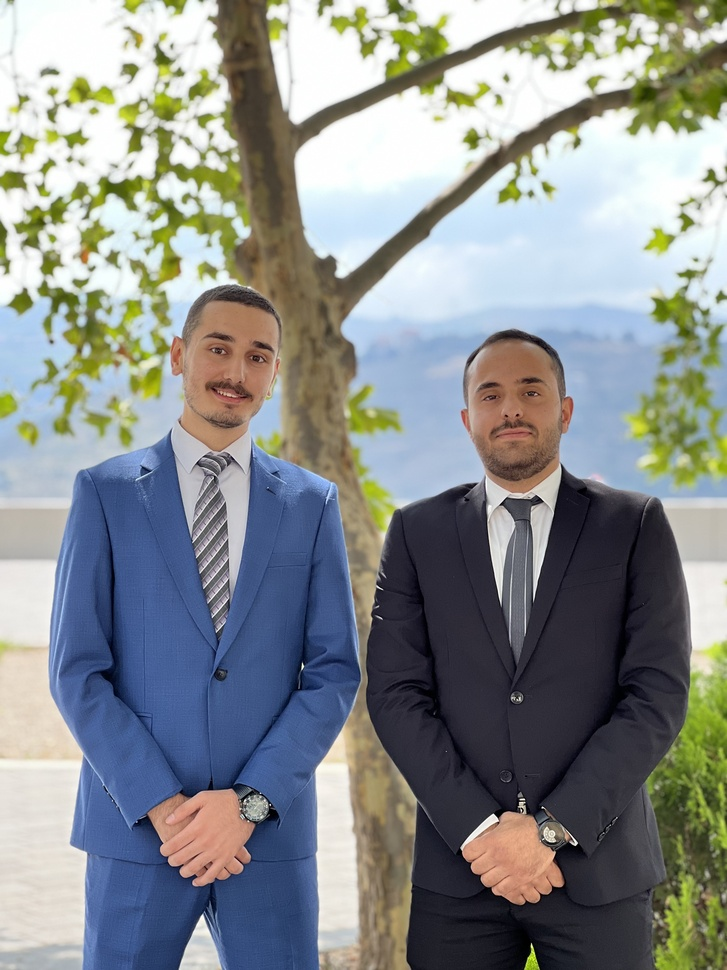
#> input picture OpenCv/Cats/wael1.jpg, 727 x 970 px, shrunk from 3024 x 4032 before the run, given in place of 3.jpg, which was not available
$ python 'edges and face detection.py'
#> lines starting #> are read from the running program, lines starting #| are printed output that depends on the picture; after the words box and inside, x2 and y2 are one past the last pixel; in counts of white or black regions, pixels touching at a corner belong together; pictures that were not available may be replaced by others from this repository, and a replacement may not be noted
import cv2 as cv
import numpy as np
import matplotlib.pyplot as plt

def main():
    img = cv.imread('OpenCv/Cats/3.jpg')
#> img is the input picture: shape (970, 727, 3); mean B, G, R 141.4, 141.5, 137
    img = cv.resize(img, (400, 600))
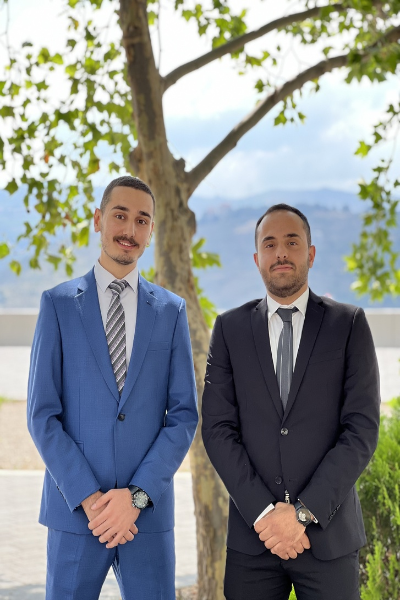
#> img: shape (600, 400, 3); mean B, G, R 141.3, 141.4, 136.9
    gray = cv.cvtColor(img, cv.COLOR_BGR2GRAY)
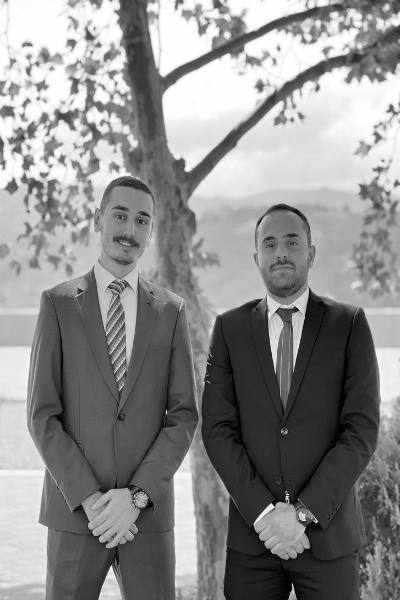
#> gray: shape (600, 400); min 0, max 255, mean 140
    #laplace edge detection:
    laplace = cv.Laplacian(gray, cv.CV_64F)
    laplace = np.uint8(np.absolute(laplace))        #image specific data type
    # cv.imshow("Lap", laplace)

    #sobel      Most advanced edge detection
    sobelx = cv.Sobel(gray, cv.CV_64F, 1, 0)
    sobely = cv.Sobel(gray, cv.CV_64F, 0, 1)
    # cv.imshow('Sobelx', sobelx)
    # cv.imshow('SObely', sobely)
    sobel = cv.bitwise_or(sobelx, sobely)
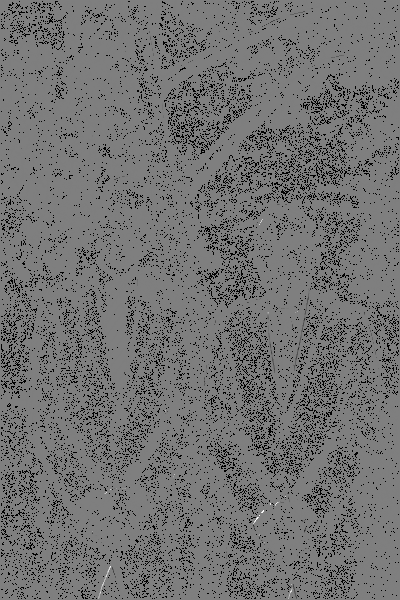
#> sobel: shape (600, 400) float64; 10.28% of the values are NaN or infinite; the others: min -130432, max 130944, mean -111.7; drawn with min black, max white, NaN and infinite black
    # cv.imshow('Sobel', sobel)

    #canny
    canny = cv.Canny(gray, 150, 175)
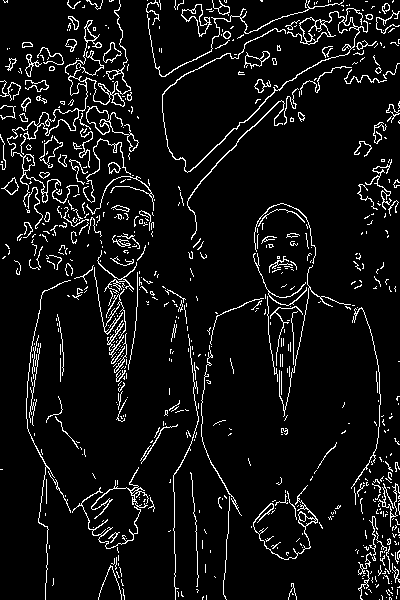
#> canny: shape (600, 400); 7% white in thin lines or dots
    # cv.imshow('Canny', canny)

    #Face Detection:::
    wael = cv.imread('OpenCv/Cats/wael.jpg')
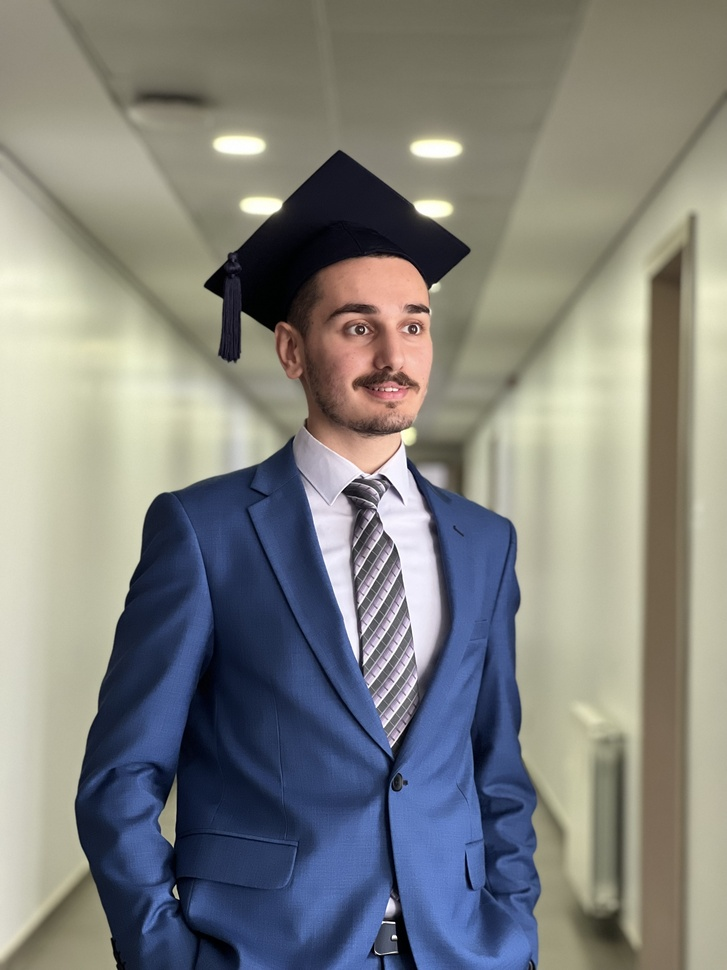
#> input picture OpenCv/Cats/wael.jpg, 727 x 970 px, shrunk from 3024 x 4032 before the run, found by its file name
#> wael is the input picture: shape (970, 727, 3); mean B, G, R 126.6, 130.1, 129.2
    wael = cv.resize(wael, (300, 400))
#> wael: shape (400, 300, 3)
    # cv.imshow('Wael', wael)
    haar = cv.CascadeClassifier('haarLike.xml')
    face_rect = haar.detectMultiScale(wael, scaleFactor=1.1, minNeighbors=4)
#> face_rect = [[37, 143, 34, 34], [122, 105, 73, 73]]
    print(f'Number of faces = \n {len(face_rect)}')
#| Number of faces =
#|  2
    for (x, y, w, h) in face_rect:
        cv.rectangle(wael, (x,y), (x+w, y+h), (0,255,0) , thickness=2)
#> this loop made 2 passes
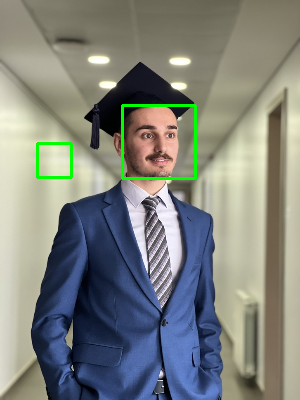
#> wael: shape (400, 300, 3); mean B, G, R 125.3, 131.3, 127.7
    # cv.imshow('wael', wael)


    #face detection in video:
    capture = cv.VideoCapture(0)        #read from webcam
    while True:
        isTrue, frame = capture.read()
        face_rect = haar.detectMultiScale(frame, scaleFactor=1.1, minNeighbors=4)
#> face_rect = [[178, 92, 74, 74], [453, 346, 117, 117], [176, 303, 119, 119]]
        for (x, y, w, h) in face_rect:
            cv.rectangle(frame, (x,y), (x+w, y+h), (0,255,0) , thickness=2)
#> this loop made 3 passes
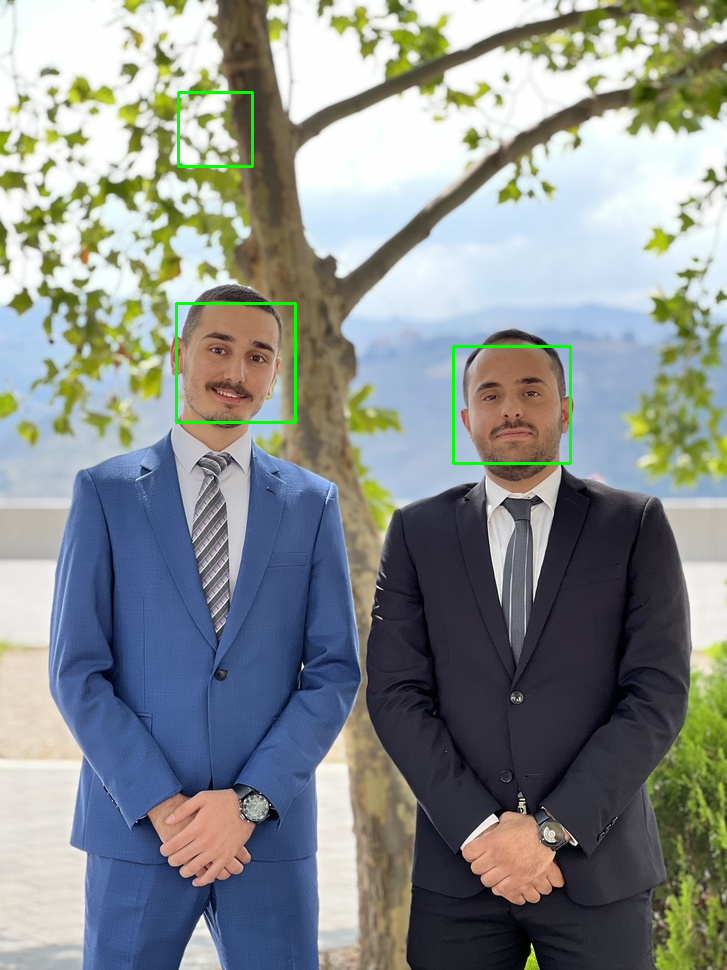
#> frame: shape (970, 727, 3); 0.53% of pixels changed, all inside (x1, y1, x2, y2) = (175, 91, 572, 465)
        cv.imshow('V', frame)
        if not isTrue or (cv.waitKey(20) & 0xFF == ord('a')):       #press 'a' to exit both
#> (key Esc is pressed here)
            print("End of video.")
            break
    capture.release()
    cv.destroyAllWindows()


    cv.waitKey(0)

if __name__ == "__main__":
    main()
